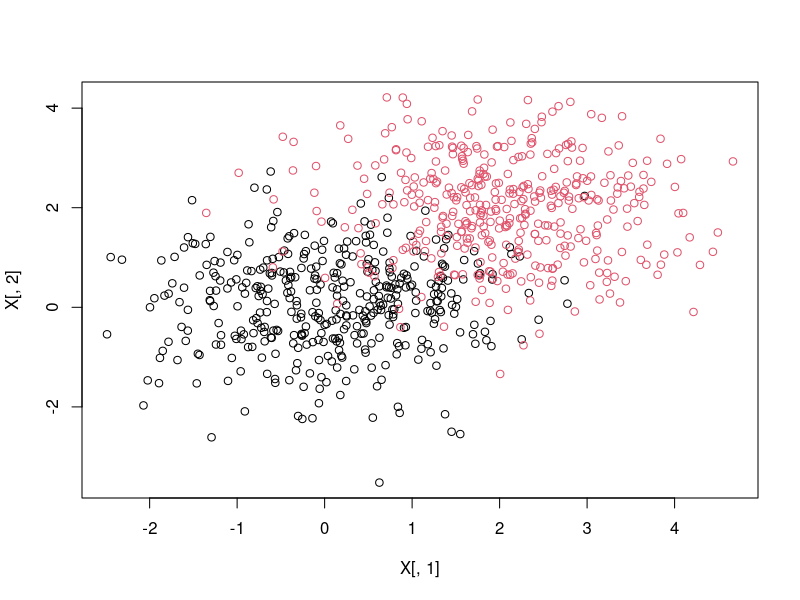

The R script that drew this image: (Note: this script raises an error after producing the figure.)
########################################################################
#    This is a set of interesting code that I wrote from scratch that 
#    show how logistic regression are trained. Conceptually, i randomly
#    generated a vector of random values between 0 and 1.0, and use it 
#    as initial probabilities, i then converted them to odds:
#      odds = {p(i)/(1-p(i)), for all i=0 .. 400}
#
#    the cool thing is that odds ranges from -inf to inf.
#
#    step t, I performed linear regression to obtain beta_hat(t):
#      odds ~ beta0 + X * beta, where X is the model matrix
#    step t+1, i calculate the difference:
#      delta(t+1) = y - 1/(1 + exp(-x)), where x= beta0_hat(t) + X * beta_hat(t)
#    I then updated odds:
#      odds = y + lambda * delta(t+1)
#    where lambda is the learning rate.
#    From here, we returned to step t, and repeat the whole process
#    till convergence.
########################################################################
x1<-matrix(rnorm(8e2), ncol=2)
x2<-matrix(rnorm(8e2), ncol=2)+2
X<-rbind(x1, x2)

y<-rep(c(0, 1), rep(400, 2))

plot(X[, 1], X[, 2], col=y+1)


X<-x12

model2 <- glm(factor(y) ~ X[,1]+ X[,2], family = binomial())

for(i in 1:10){
	p0<-runif(nrow(X))
	lp0<-log(p0/(1-p0))

	Lbeta<-list()
	Ldelta<-list()
	Lval<-list()
	Lrss<-c(1e6)

	Lp<-list()
	lambda  <- 1e-1
	Lp[[1]]<-lp0
	for(iter in 2:1500){
		lp<-Lp[[iter-1]]
		beta.i<-as.matrix(coef(lm(lp~X[, 1] + X[, 2])))
		Lbeta[[iter]]<-beta.i
		X1<-cbind(1 ,X)
		t1<-(X1 %*% beta.i)[,1]
		vali<- 1/(1+exp(-t1))
		Lval[[iter]]<-vali
		deltai<- y - vali
		lpnew<- lp + lambda  *deltai
		Ldelta[[iter]]<-deltai
		Lrss[iter]<-sum(deltai^2)
		Lp[[iter]]<-lpnew
		#if(abs(Lrss[iter]-Lrss[iter-1])/Lrss[iter-1]< 1e-5)
			#break

		betaM<-as.numeric(coef(model2 ))


	}
	tM<-(X1 %*%betaM)[,1]
	valM<- 1/(1+exp(-tM))
	deltaM<- y - valM
	sum(deltaM^2)

	beta.i[, 1] / betaM


	plot(t1, tM)
	abline(0, -1, col=2, lwd=2)
	plot((X1 %*% beta.i)[,1], (X1 %*%betaM)[,1])
	abline(0, 1, col=2, lwd=2)
	plot(1/(1+exp(-t1)), 1/(1+exp(-tM)))
	abline(0, 1, col=2, lwd=2)
	boxplot((1/(1+exp(-tM)))~y)
	boxplot(vali~y)
	boxplot(valM~y)
	plot(vali, valM)

	hist(vali)
	hist(valM)

	pMat<-sapply(Lp, function(x)1/(1+exp(-x)))
	valMat<-sapply(Lval[-1], function(x)x)
	betaMat<-sapply(Lbeta[-1], function(x)x)
	deltaMat<-sapply(Ldelta[-1], function(x)x)

	cat(i, ":\t", beta.i, "\n")
	plot(Lrss)
	boxplot(vali~y)
	boxplot(pMat[, ncol(pMat)]~y)
	boxplot(valMat[, ncol(valMat)]~y)

	matplot(t(pMat[1:800, ]), type="l")
	matplot(t(valMat[, ]), type="l")
	matplot(t(betaMat[, ]), type="l")
	matplot(t(deltaMat[, ]), type="l")
	#boxplot(pMat[, 50]~y)
}
plot(Lrss[-1])
boxplot(vali~y)

